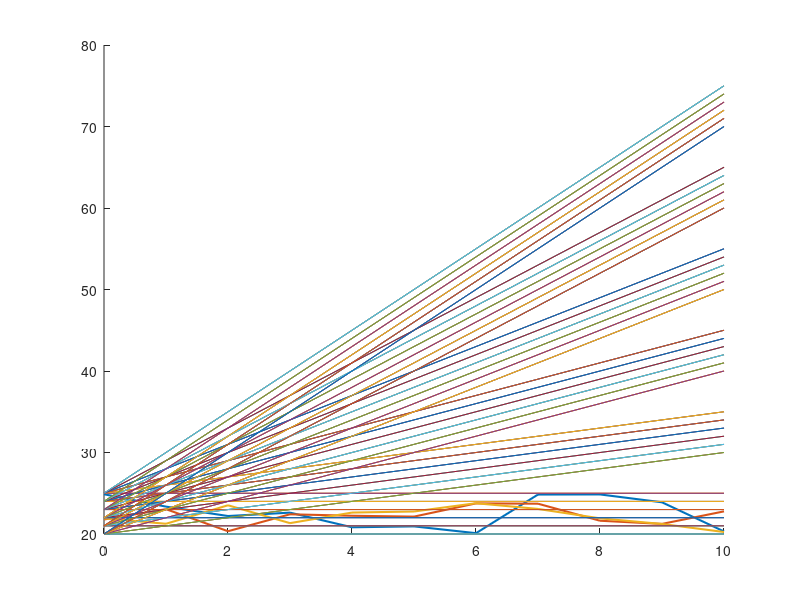
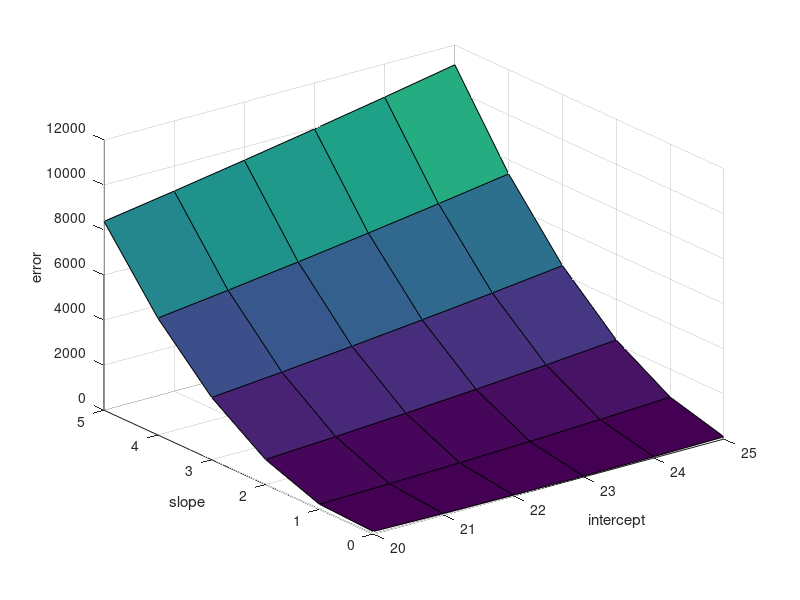
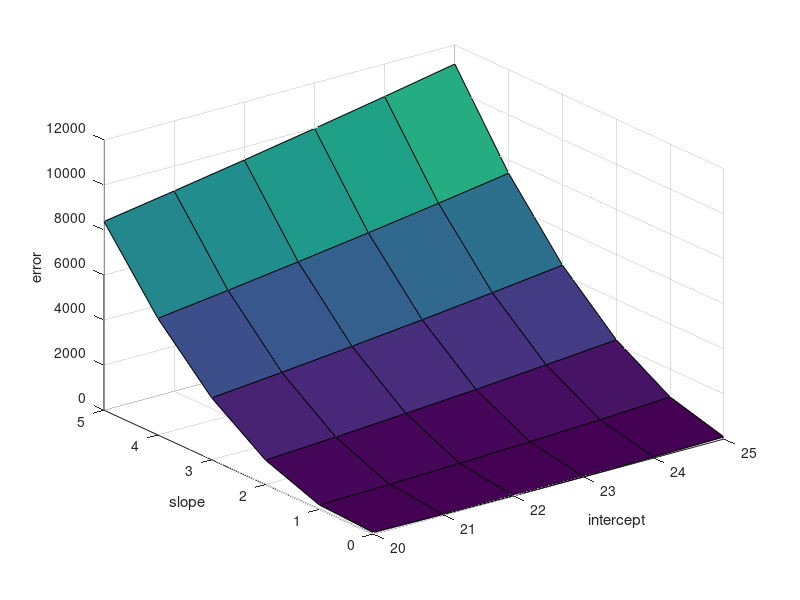
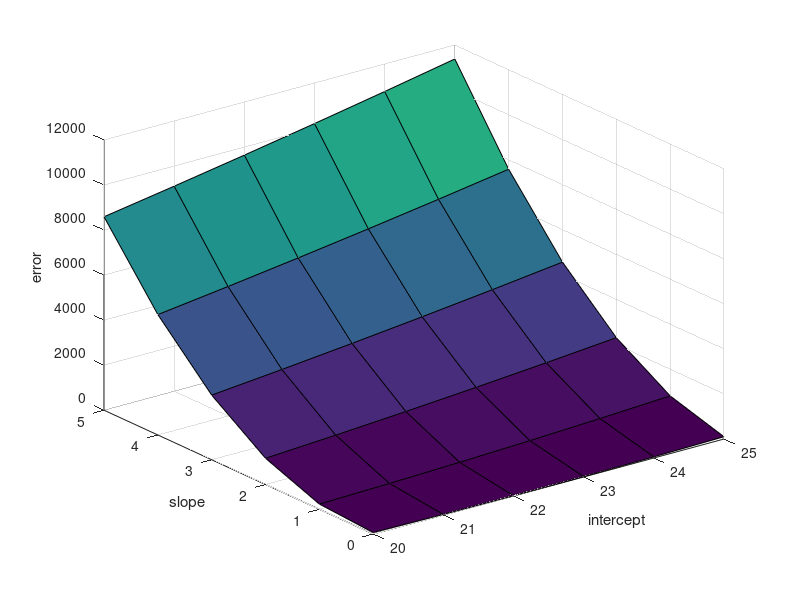

The MATLAB script that drew these images, in order:
%federated SGD with number of clients=3, C=1

tic
sig=2;
mu=2;
weight=0:1:10;
slope=0:1:5;
intercept=20:1:25;

%temperature data from 3 independent sensors

height1=(25-20).*rand(1,length(weight)) + 20; 
height2=(25-20).*rand(1,length(weight)) + 20;
height3=(25-20).*rand(1,length(weight)) + 20;
hold on
plot(weight,height1,"linewidth",1.5)
plot(weight,height2,"linewidth",1.5)
plot(weight,height3,"linewidth",1.5)
error1=zeros(length(slope),length(intercept)); %to store mean squared errors
error2=zeros(length(slope),length(intercept)); %to store mean squared errors
error3=zeros(length(slope),length(intercept)); %to store mean squared errors

%calculating mean squared errors
for i=1:length(slope)
    for j=1:length(intercept)
        predop=weight*slope(i)+intercept(j);
        error=0;
        hold on
        plot(weight,predop)
        for k=1:length(predop)
            error=error+(height1(k)-predop(k))^2;
        end
        error1(i,j)=error;
    end
end
for i=1:length(slope)
    for j=1:length(intercept)
        predop=weight*slope(i)+intercept(j);
        error=0;
        hold on
        plot(weight,predop)
        for k=1:length(predop)
            error=error+(height2(k)-predop(k))^2;
        end
        error2(i,j)=error;
    end
end
for i=1:length(slope)
    for j=1:length(intercept)
        predop=weight*slope(i)+intercept(j);
        error=0;
        hold on
        plot(weight,predop)
        for k=1:length(predop)
            error=error+(height3(k)-predop(k))^2;
        end
        error3(i,j)=error;
    end
end
%plotting mean squared errors
figure
[X,Y]=meshgrid(intercept,slope);
 surf(X,Y,error1);
 xlabel("intercept")
 ylabel("slope")
 zlabel("error")
 figure
[X,Y]=meshgrid(intercept,slope);
 surf(X,Y,error2);
 xlabel("intercept")
 ylabel("slope")
 zlabel("error")
 figure
[X,Y]=meshgrid(intercept,slope);
 surf(X,Y,error3);
 xlabel("intercept")
 ylabel("slope")
 zlabel("error")
 
%fed SGD

niter=1000;
 steps=-inf;
 stepi=-inf;
 lrs=0.0002;  %learning rate for calculating grad wrt slope
 lri=0.01;   %learning rate for calculating grad wrt intercept
 iter=0;
 k=slope(1);  %starting from inital value of slope
 l=intercept(1); %starting from inital value of intercept
 while(steps<=-0.01 && iter<=niter)  %terminating conditions
     gradients1=0;  %gradient wrt slope (client 1)
     gradienti1=0;  %gradient wrt intercept (client 1)
     gradients2=0;  %gradient wrt slope (client 2)
     gradienti2=0;  %gradient wrt intercept (client 2) 
     gradients3=0;  %gradient wrt slope (client 3)
     gradienti3=0;  %gradient wrt intercept (client 3)
     for i=1:length(weight)
         gradients1=gradients1+(-2*(height1(i)-(weight(i)*k+l))*weight(i));
     end
     
     for i=1:length(weight)
         gradienti1=gradienti1+(-2*(height1(i)-(weight(i)*k+l)));
     end
     
     for i=1:length(weight)
         gradients2=gradients2+(-2*(height2(i)-(weight(i)*k+l))*weight(i));
     end
     
     for i=1:length(weight)
         gradienti2=gradienti2+(-2*(height2(i)-(weight(i)*k+l)));
     end
     
     for i=1:length(weight)
         gradients3=gradients3+(-2*(height3(i)-(weight(i)*k+l))*weight(i));
     end
     
     for i=1:length(weight)
         gradienti3=gradienti3+(-2*(height3(i)-(weight(i)*k+l)));
     end
%      gradients
     steps=(gradients1+gradients2+gradients3)*lrs/3;  %server side averaging
     stepi=(gradienti1+gradienti2+gradienti3)*lri/3;  %server side averaging
     k=k-steps;
     l=l-stepi;
     iter=iter+1;
 end
  predslope=k
 predintercept=l
 iter
 figure
 plot(weight,height1)
 hold on
 plot(weight,height2)
 plot(weight,height3)
 plot(weight,weight*predslope+predintercept,"linewidth",1.5)
 toc
 
 %next 10 temperature predictions
    new=11:1:21;
 predictions=new*predslope+predintercept